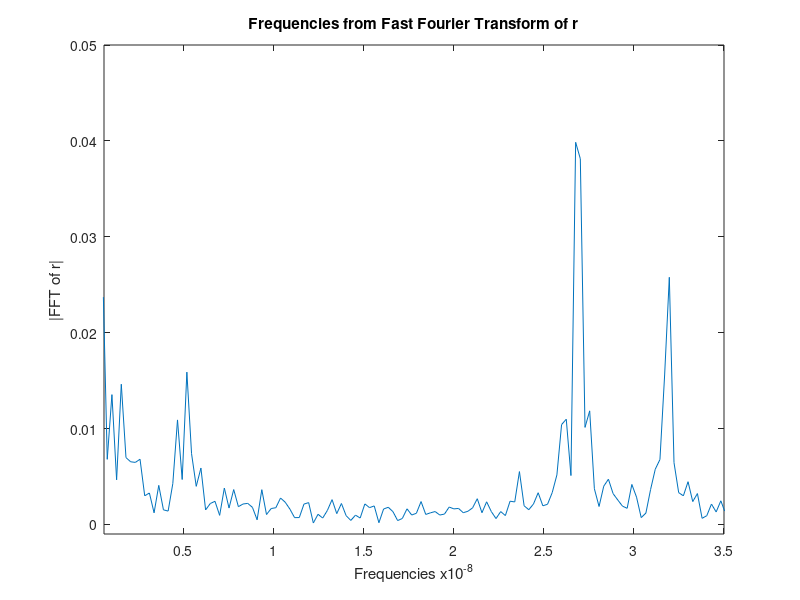

The MATLAB source for this figure:

%% FFT of EOP Data
data = load('EOP_1900tonow_MJD_xy_dxsigmadx_dysigmady.txt'); % EOPc04 series data pulled from the IERS (1900-now)
x = data(:,2); % daily final vaules of xp measured in mas
y = data(:,4); % daily final vaules of yp measured in mas
xsq = x.^2;
ysq = y.^2;
sigmaxsq = data(:,3).^2; % daily final values of sigmax measured in mas
sigmaysq = data(:,5).^2; % daily final values of sigmay measured in mas

uncert_r = sqrt((xsq.*sigmaxsq)./(xsq+ysq) + (ysq.*sigmaysq)./(xsq+ysq));

N = length(data); % Number of data points taken
fs = (N/122)/3.154e7; % sampling frequency -here one sample is taken every
% .05 years - want in Hz so 1/sec, 3.154e7 sec in a year

freq = (-N/2:N/2-1)/N*fs; % creates an 1byN array of frequencies where the
% spectrum is centered in the middle

r = sqrt(x.^2 + y.^2);

R = fft(r)/N; % scaling factor for the y axis


plot(freq/10^-8,abs(fftshift(R)));
title('Frequencies from Fast Fourier Transform of r')
xlabel('Frequencies x10^{-8}')
ylabel('|FFT of r|')
xlim([.06,3.5])
ylim([-.001,.05])
% fftshift rearranges the fourier transform by
% shifting the zero frequency component to the center of the array

%% Pick Out Frequencies for Least Squares

ypts = abs(fftshift(R));
peaksyindx = [];
n = length(ypts);

if ypts(1)> ypts(2) % sees if the first value is a peak
    peaksyindx = vertcat(peaksyindx,1);
end

for i = 2:n-1
    if ypts(i-1)<ypts(i) && ypts(i+1)<ypts(i) % finds peaks by checking if it's neighbors are less than
        peaksyindx = vertcat(peaksyindx,i);
    end
end

if ypts(n)> ypts(n-1) % sees if the last value is a peak
   peaksyindx = vertcat(peaksyindx,n);
end

ypeaks = [ypts(peaksyindx).';peaksyindx.']; % Creates a 2xn matrix that holds
% the y values in the first row and the y indices in the second

[m,n] = size(ypeaks); % picking out the length to iterate through

xindx = [];
for i = 1:n
    if ypeaks(1,i) > .012 % Sorts through only significant peaks
        xindx = vertcat(xindx, ypeaks(2,i)); % saves indices to find frequencies
    end
end

f = freq(xindx); % picks out all the frequencies
f = f(7:11); % because of symmetry only want/need positive side and convert to w for PMM
fday = (f)*(3.154e7)*365; % for chandler wobble term analysis

%% Least Squares Calculation


t = zeros(2454,1); % create an array of zeros the length of the data given
for i = 2:length(t) % starting from t2 to then end
    t(i) = t(i-1) + .05*3.154e7; % data point taken every .05 year
    % need time in sec for PMM so 3.1547e7 sec in a year. Add time past in
    % sec from when the last one happened
end

A = [cos(2*pi*f(1)*t) sin(2*pi*f(1)*t) cos(2*pi*f(2)*t) sin(2*pi*f(2)*t)...
    cos(2*pi*f(3)*t) sin(2*pi*f(3)*t) cos(2*pi*f(4)*t) sin(2*pi*f(4)*t)...
    cos(2*pi*f(5)*t) sin(2*pi*f(5)*t)]; % Comes from Polar motion model


% setting up to solve for constants
constants = (A.'*A)\(A.'*r);














